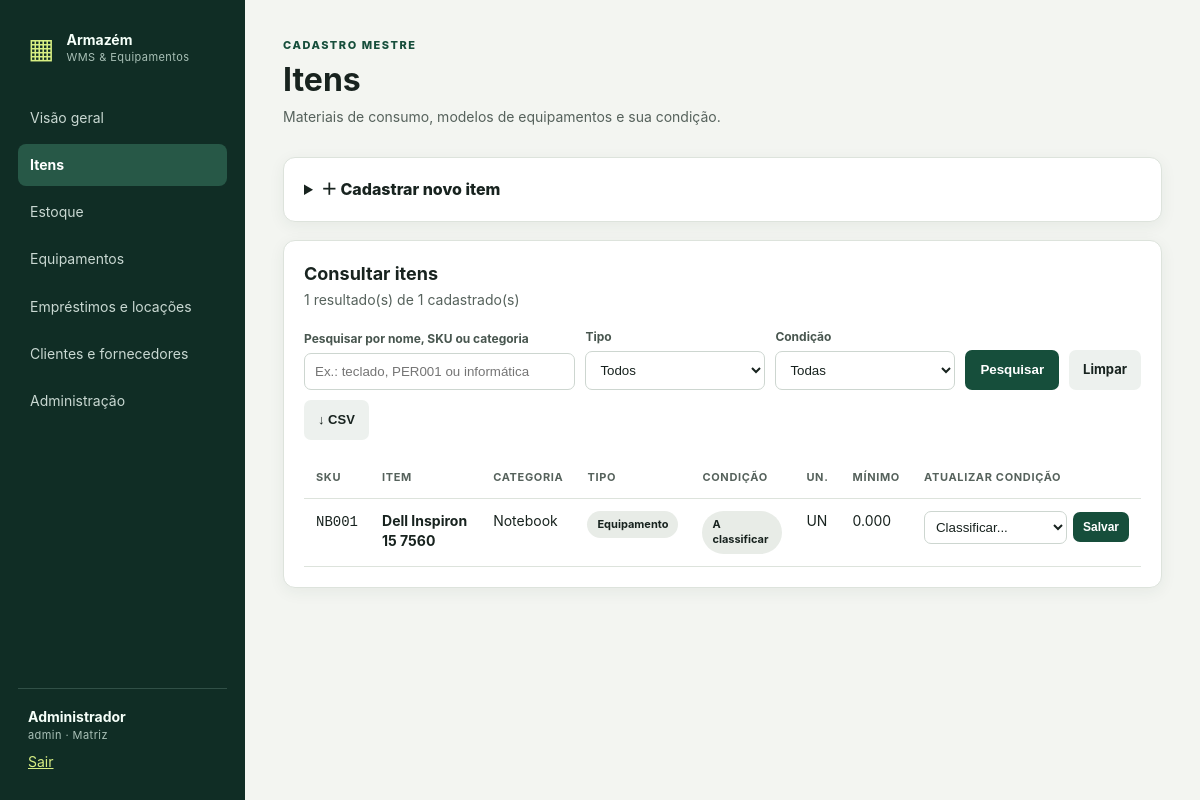
The page /items (signed in) on the database as committed earlier.
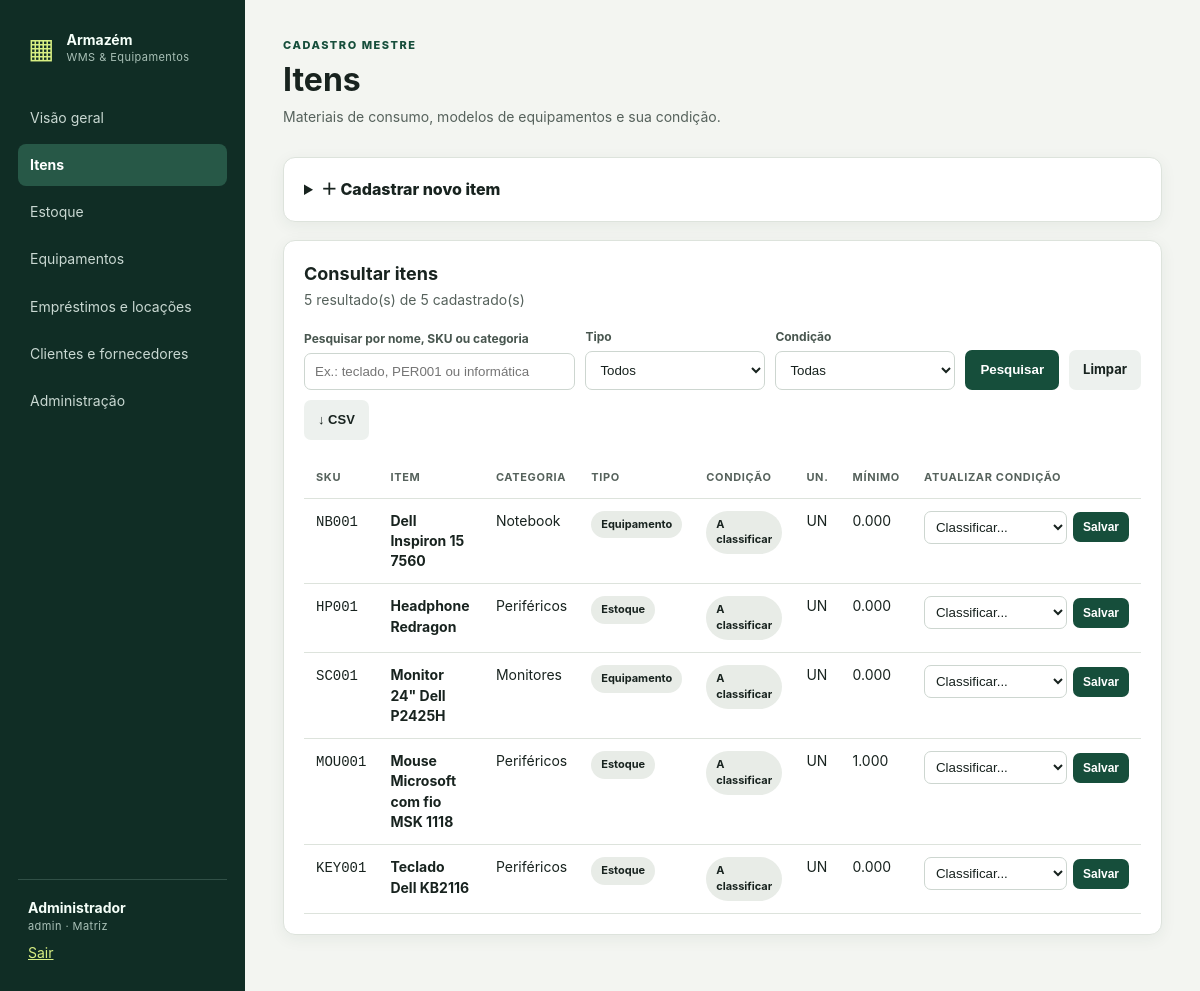
The same page on the database as committed later.
### models.py (models this page shows)
class Item(db.Model):
    __tablename__ = "items"
    id = db.Column(db.Integer, primary_key=True)
    sku = db.Column(db.String(50), unique=True, nullable=False)
    name = db.Column(db.String(160), nullable=False)
    category = db.Column(db.String(80))
    condition = db.Column(db.String(20), default="UNSPECIFIED", nullable=False)
    item_type = db.Column(db.String(20), nullable=False)  # STOCK/EQUIPMENT
    unit = db.Column(db.String(10), default="UN", nullable=False)
    minimum_stock = db.Column(db.Numeric(14, 3), default=0, nullable=False)
    active = db.Column(db.Boolean, default=True, nullable=False)

### app.py (the view, shortened to what this page needs)
    @app.route("/items", methods=["GET", "POST"])
    @login_required
    def items():
        all_items = Item.query.order_by(Item.name).all()
        categories = sorted({i.category.strip() for i in all_items if i.category and i.category.strip()}, key=str.casefold)
        search = request.args.get("q", "").strip()[:120]
        kind = request.args.get("type", "")
        condition = request.args.get("condition", "")
        query = Item.query
        if search:
            phrase = f"%{search}%"
            query = query.filter(or_(Item.sku.ilike(phrase), Item.name.ilike(phrase), Item.category.ilike(phrase)))
        if kind in ("STOCK", "EQUIPMENT"):
            query = query.filter_by(item_type=kind)
        if condition in ITEM_CONDITIONS or condition == "UNSPECIFIED":
            query = query.filter_by(condition=condition)
        listed = query.order_by(Item.name).all()
        if request.args.get("export") == "csv":
            return csv_response("itens_wms.csv", ["SKU", "Nome", "Categoria", "Tipo", "Condição", "Unidade", "Mínimo"],
                                [(i.sku, i.name, i.category or "", i.item_type, CONDITION_LABELS.get(i.condition, "A classificar"), i.unit, i.minimum_stock) for i in listed])
        return render_template("items.html", items=listed, categories=categories, search=search,
                               selected_type=kind, selected_condition=condition, total=len(all_items))

### models.py (called while the page is built)
    def can(self, *roles): return self.role in roles

### templates/items.html (shortened to what this page needs)
{% extends 'base.html' %}
{% block content %}
<header><div><small>CADASTRO MESTRE</small><h1>Itens</h1><p>Materiais de consumo, modelos de equipamentos e sua condição.</p></div></header>
{% if current_user.can('admin','manager','operator') %}
<details class="panel form-panel">
  <summary>＋ Cadastrar novo item</summary>
</details>
{% endif %}
<section class="panel search-panel">
  <div class="search-heading"><div><h2>Consultar itens</h2><p>{{ items|length }} resultado(s) de {{ total }} cadastrado(s)</p></div></div>
  <form method="get" class="filter-bar" role="search">
    <label class="filter-search">Pesquisar por nome, SKU ou categoria<input type="search" name="q" value="{{ search }}" placeholder="Ex.: teclado, PER001 ou informática" autocomplete="off"></label>
    <label>Tipo<select name="type"><option value="">Todos</option></select></label>
    <label>Condição<select name="condition"><option value="">Todas</option></select></label>
    <button type="submit">Pesquisar</button>
    <a class="btn-soft" href="{{ url_for('items') }}">Limpar</a>
    <button class="btn-soft" type="submit" name="export" value="csv">↓ CSV</button>
  </form>
  <div class="table-scroll" role="region" tabindex="0" aria-label="Itens cadastrados">
    <table><thead><tr><th>SKU</th><th>Item</th><th>Categoria</th><th>Tipo</th><th>Condição</th><th>Un.</th><th>Mínimo</th><th>Atualizar condição</th></tr></thead>
      <tbody>{% for i in items %}<tr>
        <td><code>{{ i.sku }}</code></td><td><b>{{ i.name }}</b></td><td>{{ i.category or '-' }}</td>
        <td><span class="badge">{{ 'Estoque' if i.item_type=='STOCK' else 'Equipamento' }}</span></td>
        <td><span class="badge {{ 'green' if i.condition=='NEW' else 'amber' if i.condition=='USED' else 'red' if i.condition=='DISPOSAL' else '' }}">{{ condition_labels.get(i.condition, 'A classificar') }}</span></td>
        <td>{{ i.unit }}</td><td>{{ i.minimum_stock }}</td>
        <td>{% if current_user.can('admin','manager','operator') %}<form class="inline-condition" method="post" action="{{ url_for('item_condition', item_id=i.id) }}">
          <select name="condition" required aria-label="Alterar condição de {{ i.name }}">{% if i.condition not in ['NEW','USED','DISPOSAL'] %}<option value="" disabled selected>Classificar...</option>{% endif %}</select>
          <button type="submit" class="btn-sm" aria-label="Salvar condição de {{ i.name }}">Salvar</button></form>{% else %}Somente leitura{% endif %}</td>
      </tr>{% else %}<tr><td colspan="8" class="empty">Nenhum item encontrado para estes filtros.</td></tr>{% endfor %}</tbody>
    </table>
  </div>
</section>
{% endblock %}

Rows that differ between the two databases and show on the page:
added Item: sku "HP001", name "Headphone Redragon", category "Periféricos", item_type "Estoque", get "A classificar", unit "UN", minimum_stock "0.000"
added Item: sku "SC001", name "Monitor 24\" Dell P2425H", category "Monitores", item_type "Equipamento", get "A classificar", unit "UN", minimum_stock "0.000"
added Item: sku "MOU001", name "Mouse Microsoft com fio MSK 1118", category "Periféricos", item_type "Estoque", get "A classificar", unit "UN", minimum_stock "1.000"
added Item: sku "KEY001", name "Teclado Dell KB2116", category "Periféricos", item_type "Estoque", get "A classificar", unit "UN", minimum_stock "0.000"
Other text that changed with them:
{{ items|length }}: "1" → "5"
{{ total }}: "1" → "5"
